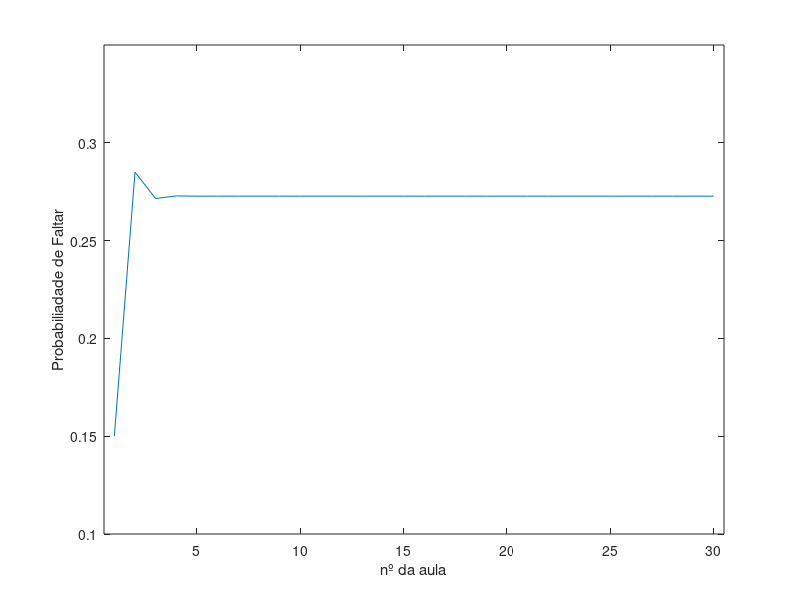

Here is the MATLAB script that generated this plot:
%% 1.

% Constantes
NAO_FALTAR = 1;
FALTAR = 2;

%    1-F  F
T = [0.7 0.8
     0.3 0.2];


%% 1. a)

% vetor estado incial
v0 = [0 0]';
v0(NAO_FALTAR) = 1;

% vetor estado apos 2 transiçoes (vn = T^n * v0)
v2 = T^2 * v0;
% Probabilidade de nao faltar depois de 2 transicoes
disp("P_a="+v2(NAO_FALTAR));

% Resposta: 0.73


%% 1. b)

% vetor estado incial
v0 = [0 0]';
v0(FALTAR) = 1;

% vetor estado apos 2 transiçoes (vn = T^n * v0)
v2 = T^2 * v0;
% Probabilidade de nao faltar depois de 2 transicoes
disp("P_b="+v2(NAO_FALTAR));

% Resposta: 0.72


%% 1. c)

% vetor estado incial
v0 = [0 0]';
v0(NAO_FALTAR) = 1;

% vetor estado apos 14 transiçoes (vn = T^n * v0)
v29 = T^29 * v0;
% Probabilidade de nao faltar depois de 2 transicoes
disp("P_c="+v29(NAO_FALTAR));

% Resposta: 0.727


%% 1. d)

% vetor estado incial
v0 = [0 0]';
v0(NAO_FALTAR) = 0.85;
v0(FALTAR) = 1 - v0(NAO_FALTAR); % matriz estocastica

p = zeros(30,1);
p(1) = v0(FALTAR);

vi = v0;
for i=2:30
    vi = T * vi;
    p(i) = vi(FALTAR);
end

plot(1:30,p),axis([0.5,30.5 0.10,0.35]);
xlabel("nº da aula"),ylabel("Probabiliadade de Faltar");



